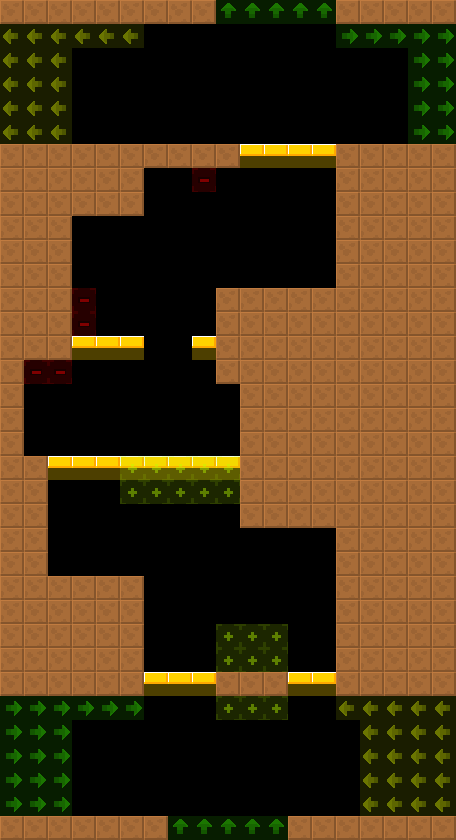

This game map was drawn from its Tiled (.tmx) file and the tilesets committed beside it. A one-line description and the trimmed map source follow:
An orthogonal 19x35 tile map with 24x24 px tiles, 2 tile layers (col, lnk), 2 tilesets and 10 objects (10x Spikes).

<map version="1.4" tiledversion="1.4.2" orientation="orthogonal" renderorder="right-down" width="19" height="35" tilewidth="24" tileheight="24" infinite="0" nextlayerid="4" nextobjectid="8">
 <tileset firstgid="6" source="../../lnk.tsx" />
 <tileset firstgid="1" source="../../col.tsx" />
 <layer id="1" name="col" width="19" height="35">
  <data>[665 cells, 295 non-empty, 2 distinct tile ids]</data>
 </layer>
 <layer id="2" name="lnk" width="19" height="35" opacity="0.5">
  <data>[665 cells, 104 non-empty, 5 distinct tile ids]</data>
 </layer>
 <objectgroup id="3" name="markers" opacity="0.5">
  <object id="1" name="Spikes" type="Spikes" x="144" y="168" width="48" height="24">
   <properties>
    <property name="yr" value="0" />
    <property name="xr" value="0" />
   </properties>
  </object>
  <object id="2" name="Spikes" type="Spikes" x="192" y="168" width="24" height="24">
   <properties>
    <property name="yr" value="0" />
    <property name="xr" value="0" />
   </properties>
  </object>
  <object id="3" name="Spikes" type="Spikes" x="72" y="216" width="48" height="24">
   <properties>
    <property name="yr" value="0" />
    <property name="xr" value="0" />
   </properties>
  </object>
  <object id="4" name="Spikes" type="Spikes" x="312" y="216" width="24" height="72">
   <properties>
    <property name="yr" value="0" />
    <property name="xr" value="0" />
   </properties>
  </object>
  <object id="5" name="Spikes" type="Spikes" x="72" y="288" width="24" height="48">
   <properties>
    <property name="yr" value="0" />
    <property name="xr" value="0" />
   </properties>
  </object>
  <object id="6" name="Spikes" type="Spikes" x="192" y="288" width="24" height="48">
   <properties>
    <property name="yr" value="0" />
    <property name="xr" value="0" />
   </properties>
  </object>
  <object id="7" name="Spikes" type="Spikes" x="24" y="360" width="48" height="24">
   <properties>
    <property name="yr" value="0" />
    <property name="xr" value="0" />
   </properties>
  </object>
  <object id="8" name="Spikes" type="Spikes" x="48" y="480" width="24" height="96">
   <properties>
    <property name="yr" value="0" />
    <property name="xr" value="0" />
   </properties>
  </object>
  <object id="9" name="Spikes" type="Spikes" x="240" y="528" width="96" height="24">
   <properties>
    <property name="yr" value="0" />
    <property name="xr" value="0" />
   </properties>
  </object>
  <object id="10" name="Spikes" type="Spikes" x="216" y="696" width="72" height="24">
   <properties>
    <property name="yr" value="0" />
    <property name="xr" value="0" />
   </properties>
  </object>
 </objectgroup>
</map>
